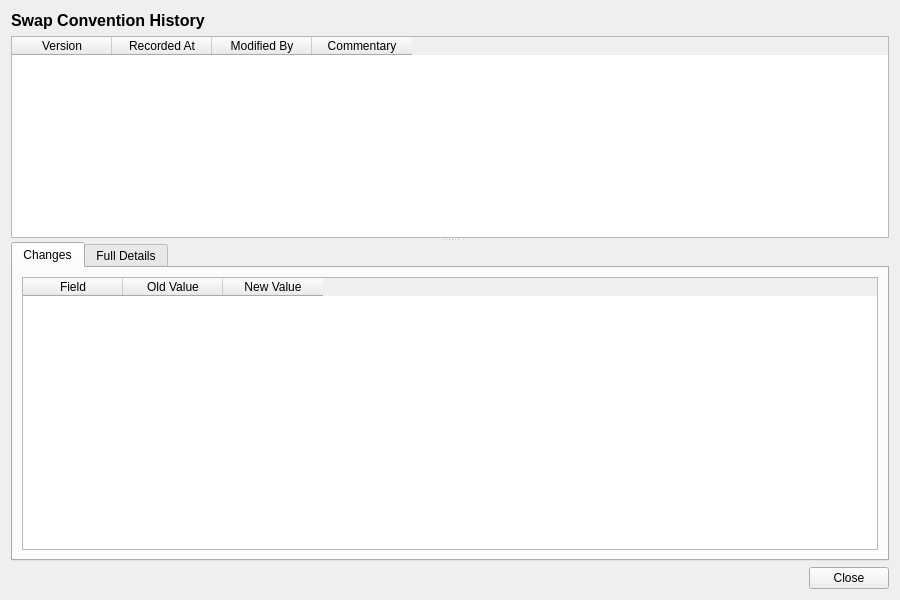
<?xml version="1.0" encoding="UTF-8"?>
<ui version="4.0">
 <class>SwapConventionHistoryDialog</class>
 <widget class="QWidget" name="SwapConventionHistoryDialog">
  <property name="geometry">
   <rect>
    <x>0</x>
    <y>0</y>
    <width>900</width>
    <height>600</height>
   </rect>
  </property>
  <property name="windowTitle">
   <string>Swap Convention History</string>
  </property>
  <layout class="QVBoxLayout" name="verticalLayout">
   <item>
    <widget class="QLabel" name="titleLabel">
     <property name="font">
      <font>
       <pointsize>12</pointsize>
       <bold>true</bold>
      </font>
     </property>
     <property name="text">
      <string>Swap Convention History</string>
     </property>
    </widget>
   </item>
   <item>
    <widget class="QSplitter" name="splitter">
     <property name="orientation">
      <enum>Qt::Vertical</enum>
     </property>
     <widget class="QTableWidget" name="versionListWidget">
      <property name="minimumHeight">
       <number>150</number>
      </property>
      <property name="maximumHeight">
       <number>250</number>
      </property>
      <property name="alternatingRowColors">
       <bool>true</bool>
      </property>
      <property name="editTriggers">
       <set>QAbstractItemView::NoEditTriggers</set>
      </property>
      <property name="selectionMode">
       <enum>QAbstractItemView::SingleSelection</enum>
      </property>
      <property name="selectionBehavior">
       <enum>QAbstractItemView::SelectRows</enum>
      </property>
      <column>
       <property name="text">
        <string>Version</string>
       </property>
      </column>
      <column>
       <property name="text">
        <string>Recorded At</string>
       </property>
      </column>
      <column>
       <property name="text">
        <string>Modified By</string>
       </property>
      </column>
      <column>
       <property name="text">
        <string>Commentary</string>
       </property>
      </column>
     </widget>
     <widget class="QWidget" name="detailWidget">
      <layout class="QVBoxLayout" name="detailLayout">
       <property name="leftMargin">
        <number>0</number>
       </property>
       <property name="topMargin">
        <number>0</number>
       </property>
       <property name="rightMargin">
        <number>0</number>
       </property>
       <property name="bottomMargin">
        <number>0</number>
       </property>
       <item>
        <widget class="QTabWidget" name="tabWidget">
         <property name="currentIndex">
          <number>0</number>
         </property>
         <widget class="QWidget" name="changesTab">
          <attribute name="title">
           <string>Changes</string>
          </attribute>
          <layout class="QVBoxLayout" name="changesTabLayout">
           <item>
            <widget class="QTableWidget" name="changesTableWidget">
             <property name="editTriggers">
              <set>QAbstractItemView::NoEditTriggers</set>
             </property>
             <property name="alternatingRowColors">
              <bool>true</bool>
             </property>
             <property name="selectionMode">
              <enum>QAbstractItemView::SingleSelection</enum>
             </property>
             <property name="selectionBehavior">
              <enum>QAbstractItemView::SelectRows</enum>
             </property>
             <column>
              <property name="text">
               <string>Field</string>
              </property>
             </column>
             <column>
              <property name="text">
               <string>Old Value</string>
              </property>
             </column>
             <column>
              <property name="text">
               <string>New Value</string>
              </property>
             </column>
            </widget>
           </item>
          </layout>
         </widget>
         <widget class="QWidget" name="fullDetailsTab">
          <attribute name="title">
           <string>Full Details</string>
          </attribute>
          <layout class="QVBoxLayout" name="fullDetailsTabLayout">
           <item>
            <widget class="QScrollArea" name="scrollArea">
             <property name="widgetResizable">
              <bool>true</bool>
             </property>
             <widget class="QWidget" name="scrollAreaWidgetContents">
              <property name="geometry">
               <rect>
                <x>0</x>
                <y>0</y>
                <width>560</width>
                <height>450</height>
               </rect>
              </property>
              <layout class="QFormLayout" name="formLayout">
               <item row="0" column="0">
                <widget class="QLabel" name="idLabel">
                 <property name="text">
                  <string>Id:</string>
                 </property>
                </widget>
               </item>
               <item row="0" column="1">
                <widget class="QLabel" name="idValue">
                 <property name="text">
                  <string/>
                 </property>
                </widget>
               </item>
               <item row="1" column="0">
                <widget class="QLabel" name="fixed_frequencyLabel">
                 <property name="text">
                  <string>Fixed Frequency:</string>
                 </property>
                </widget>
               </item>
               <item row="1" column="1">
                <widget class="QLabel" name="fixedFrequencyValue">
                 <property name="text">
                  <string/>
                 </property>
                </widget>
               </item>
               <item row="2" column="0">
                <widget class="QLabel" name="fixed_day_count_fractionLabel">
                 <property name="text">
                  <string>Fixed Day Count Fraction:</string>
                 </property>
                </widget>
               </item>
               <item row="2" column="1">
                <widget class="QLabel" name="fixedDayCountFractionValue">
                 <property name="text">
                  <string/>
                 </property>
                </widget>
               </item>
               <item row="3" column="0">
                <widget class="QLabel" name="indexLabel">
                 <property name="text">
                  <string>Index:</string>
                 </property>
                </widget>
               </item>
               <item row="3" column="1">
                <widget class="QLabel" name="indexValue">
                 <property name="text">
                  <string/>
                 </property>
                </widget>
               </item>
               <item row="4" column="0">
                <widget class="QLabel" name="fixed_calendarLabel">
                 <property name="text">
                  <string>Fixed Calendar:</string>
                 </property>
                </widget>
               </item>
               <item row="4" column="1">
                <widget class="QLabel" name="fixedCalendarValue">
                 <property name="text">
                  <string/>
                 </property>
                </widget>
               </item>
               <item row="5" column="0">
                <widget class="QLabel" name="fixed_conventionLabel">
                 <property name="text">
                  <string>Fixed Convention:</string>
                 </property>
                </widget>
               </item>
               <item row="5" column="1">
                <widget class="QLabel" name="fixedConventionValue">
                 <property name="text">
                  <string/>
                 </property>
                </widget>
               </item>
               <item row="6" column="0">
                <widget class="QLabel" name="float_frequencyLabel">
                 <property name="text">
                  <string>Float Frequency:</string>
                 </property>
                </widget>
               </item>
               <item row="6" column="1">
                <widget class="QLabel" name="floatFrequencyValue">
                 <property name="text">
                  <string/>
                 </property>
                </widget>
               </item>
               <item row="7" column="0">
                <widget class="QLabel" name="sub_periods_coupon_typeLabel">
                 <property name="text">
                  <string>Sub-Periods Coupon Type:</string>
                 </property>
                </widget>
               </item>
               <item row="7" column="1">
                <widget class="QLabel" name="subPeriodsCouponTypeValue">
                 <property name="text">
                  <string/>
                 </property>
                </widget>
               </item>
               <item row="8" column="0">
                <widget class="QLabel" name="versionNumberLabel">
                 <property name="text">
                  <string>Version:</string>
                 </property>
                </widget>
               </item>
               <item row="8" column="1">
                <widget class="QLabel" name="versionNumberValue">
                 <property name="text">
                  <string/>
                 </property>
                </widget>
               </item>
               <item row="9" column="0">
                <widget class="QLabel" name="modifiedByLabel">
                 <property name="text">
                  <string>Modified By:</string>
                 </property>
                </widget>
               </item>
               <item row="9" column="1">
                <widget class="QLabel" name="modifiedByValue">
                 <property name="text">
                  <string/>
                 </property>
                </widget>
               </item>
               <item row="10" column="0">
                <widget class="QLabel" name="recordedAtLabel">
                 <property name="text">
                  <string>Recorded At:</string>
                 </property>
                </widget>
               </item>
               <item row="10" column="1">
                <widget class="QLabel" name="recordedAtValue">
                 <property name="text">
                  <string/>
                 </property>
                </widget>
               </item>
               <item row="11" column="0">
                <widget class="QLabel" name="changeCommentaryLabel">
                 <property name="text">
                  <string>Change Commentary:</string>
                 </property>
                </widget>
               </item>
               <item row="11" column="1">
                <widget class="QLabel" name="changeCommentaryValue">
                 <property name="text">
                  <string/>
                 </property>
                 <property name="wordWrap">
                  <bool>true</bool>
                 </property>
                </widget>
               </item>
              </layout>
             </widget>
            </widget>
           </item>
          </layout>
         </widget>
        </widget>
       </item>
      </layout>
     </widget>
    </widget>
   </item>
   <item>
    <layout class="QHBoxLayout" name="buttonLayout">
     <item>
      <spacer name="horizontalSpacer">
       <property name="orientation">
        <enum>Qt::Horizontal</enum>
       </property>
       <property name="sizeHint" stdset="0">
        <size><width>40</width><height>20</height></size>
       </property>
      </spacer>
     </item>
     <item>
      <widget class="QPushButton" name="closeButton">
       <property name="text">
        <string>Close</string>
       </property>
      </widget>
     </item>
    </layout>
   </item>
  </layout>
 </widget>
 <resources/>
 <connections/>
</ui>
